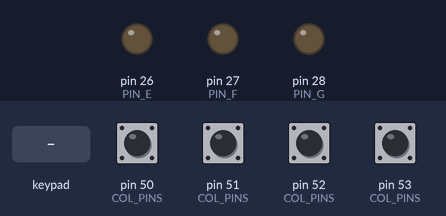
Bench run of a sketch on a simulated Arduino Mega 2560, built with avr-gcc and run on an emulated ATmega2560. On the bench: output pins drawn as LEDs (lit = HIGH). Wiring (inferred from the names in the program): 4×4 keypad with keys 1 2 3 A 4 5 6 B 7 8 9 C < 0 > D: rows pin 22, pin 23, pin 24, pin 25; columns pin 50, pin 51, pin 52, pin 53. The inputs (shaded band) are chosen by the test bench; at power-on: pin 50 (COL_PINS), pin 51 (COL_PINS), pin 52 (COL_PINS), pin 53 (COL_PINS) HIGH. Pins used as bus, display or sensor lines are not drawn.

Above: at 1.2 s.
1.3 s: pin 51 (COL_PINS) pulled LOW for 0.15 s
At 2.5 s:
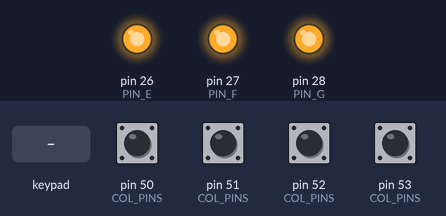
2.9 s: pin 50 (COL_PINS) pulled LOW for 0.15 s
At 3.7 s:
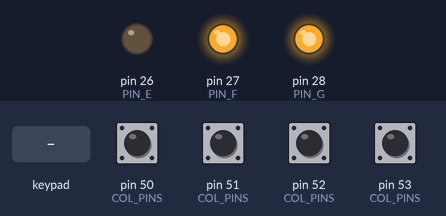
4.5 s: pin 53 (COL_PINS) pulled LOW for 0.15 s
At 5.0 s:
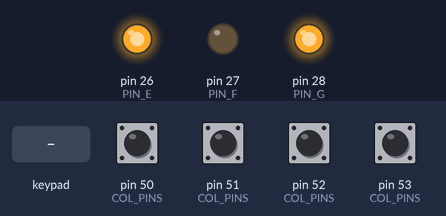
6.1 s: key 'A' pressed
At 7.3 s:
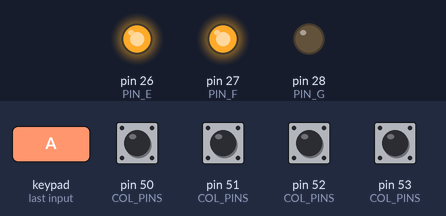
7.6 s: keypad keys 4 6 4 7 4 8 4 9 pressed 0.4 s apart
At 8.8 s:
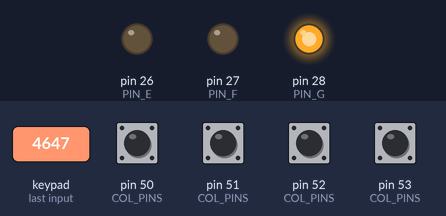
12.3 s: pin 51 (COL_PINS) pulled LOW for 1 s
At 13.3 s:
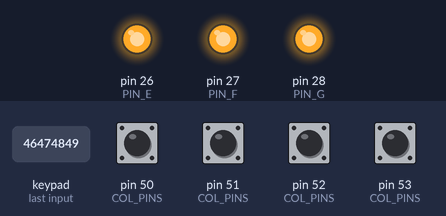
Timing chart, 0 to 15.3 s (numbered marks = the images above; inputs shaded):
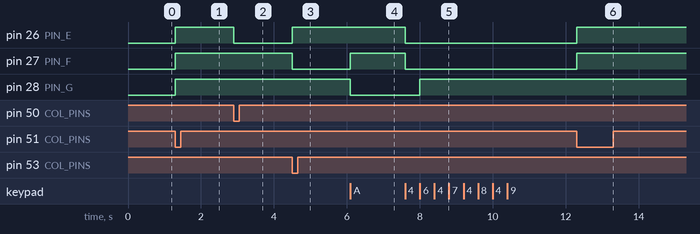

Measured:
- after the input at 1.3 s, pin 26 (PIN_E), pin 27 (PIN_F), pin 28 (PIN_G): LOW → HIGH at once
- after the input at 2.9 s, pin 26 (PIN_E): HIGH → LOW at once
- after the input at 4.5 s, pin 26 (PIN_E): LOW → HIGH at once; pin 27 (PIN_F): HIGH → LOW at once
- after the input at 6.1 s, pin 27 (PIN_F): LOW → HIGH at once; pin 28 (PIN_G): HIGH → LOW at once
- after the input at 7.6 s, pin 26 (PIN_E), pin 27 (PIN_F): HIGH → LOW at once; pin 28 (PIN_G): LOW → HIGH after 0.40 s
- after the input at 12.3 s, pin 26 (PIN_E), pin 27 (PIN_F): LOW → HIGH at once

The sketch:

3.1-teclado-display7S.ino
```cpp
#include <avr/io.h>
#include <avr/interrupt.h>
#include "dis7.h"
#include "keypad.h"

// Pines del display de 7 segmentos
const uint8_t PIN_A = 22;
const uint8_t PIN_B = 23;
const uint8_t PIN_C = 24;
const uint8_t PIN_D = 25;
const uint8_t PIN_E = 26;
const uint8_t PIN_F = 27;
const uint8_t PIN_G = 28;

// Pines del teclado
const byte ROW_PINS[4] = { 46, 47, 48, 49 };
const byte COL_PINS[4] = { 50, 51, 52, 53 };
const char KEYS[4][4] = {
  { '1', '2', '3', 'A' },
  { '4', '5', '6', 'B' },
  { '7', '8', '9', 'C' },
  { '<', '0', '>', 'D' }
};

Display7 display(PIN_A, PIN_B, PIN_C, PIN_D, PIN_E, PIN_F, PIN_G, true);
Keypad keypad(ROW_PINS, COL_PINS, KEYS);

volatile char pressedKey = '\0';

void setup() {
  display.init();
  keypad.init();
}

void loop() {
  char key = keypad.getKey();
  if (key != '\0') {
    pressedKey = key;
  }

  if (pressedKey != '\0') {
    showOnDisplay(pressedKey);
  }
}

void showOnDisplay(char key) {
  if (key >= '0' && key <= '9') {
    display.showNumber(key - '0');
  } else if (key >= 'A' && key <= 'F') {
    display.writeSegments(Display7::SEGMENT_PATTERNS[10 + (key - 'A')]);
  } else {
    display.clear();
  }
}

ISR(PCINT0_vect) {
  keypad.setKeyDetected(true);
}
```

dis7.cpp
```cpp
// dis7.cpp
#include "dis7.h"

const uint8_t Display7::SEGMENT_PATTERNS[16] = {
  0b00111111,  // 0
  0b00000110,  // 1
  0b01011011,  // 2
  0b01001111,  // 3
  0b01100110,  // 4
  0b01101101,  // 5
  0b01111101,  // 6
  0b00000111,  // 7
  0b01111111,  // 8
  0b01101111,  // 9
  0b01110111,  // A
  0b01111100,  // b
  0b00111001,  // C
  0b01011110,  // d
  0b01111001,  // E
  0b01110001,  // F
};

Display7::Display7(uint8_t pinA, uint8_t pinB, uint8_t pinC,
                   uint8_t pinD, uint8_t pinE, uint8_t pinF,
                   uint8_t pinG, bool isCommonCathode)
  : _pinA(pinA),
    _pinB(pinB),
    _pinC(pinC),
    _pinD(pinD),
    _pinE(pinE),
    _pinF(pinF),
    _pinG(pinG),
    _isCommonCathode(isCommonCathode) {
}

void Display7::init() {
  pinMode(_pinA, OUTPUT);
  pinMode(_pinB, OUTPUT);
  pinMode(_pinC, OUTPUT);
  pinMode(_pinD, OUTPUT);
  pinMode(_pinE, OUTPUT);
  pinMode(_pinF, OUTPUT);
  pinMode(_pinG, OUTPUT);
  clear();
}

void Display7::writeSegments(uint8_t pattern) {
  if (!_isCommonCathode) {
    pattern = ~pattern;
  }
  digitalWrite(_pinA, (pattern >> 0) & 0x01);
  digitalWrite(_pinB, (pattern >> 1) & 0x01);
  digitalWrite(_pinC, (pattern >> 2) & 0x01);
  digitalWrite(_pinD, (pattern >> 3) & 0x01);
  digitalWrite(_pinE, (pattern >> 4) & 0x01);
  digitalWrite(_pinF, (pattern >> 5) & 0x01);
  digitalWrite(_pinG, (pattern >> 6) & 0x01);
}

void Display7::showNumber(uint8_t number) {
  if (number > 9) {
    clear();
    return;
  }
  writeSegments(SEGMENT_PATTERNS[number]);
}

void Display7::clear() {
  writeSegments(_isCommonCathode ? 0x00 : 0xFF);
}

void Display7::test() {
  // Test individual segments
  for (uint8_t i = 0; i < 7; i++) {
    writeSegments(1 << i);
    delay(500);
  }
  // Test all numbers
  for (uint8_t i = 0; i <= 9; i++) {
    showNumber(i);
    delay(500);
  }

  clear();
}
```

dis7.h
```cpp
// dis7.h
#ifndef DISPLAY7_H
#define DISPLAY7_H

#include <Arduino.h>

class Display7 {
private:
  // Pines para cada segmento
  const uint8_t _pinA;
  const uint8_t _pinB;
  const uint8_t _pinC;
  const uint8_t _pinD;
  const uint8_t _pinE;
  const uint8_t _pinF;
  const uint8_t _pinG;
  const bool _isCommonCathode;

public:
  Display7(uint8_t pinA, uint8_t pinB, uint8_t pinC,
           uint8_t pinD, uint8_t pinE, uint8_t pinF,
           uint8_t pinG, bool isCommonCathode = true);

  // Patrones de bits para cada número (0-9)
  static const uint8_t SEGMENT_PATTERNS[16];
  // Método privado para actualizar los segmentos
  void writeSegments(uint8_t pattern);

  void init();
  void showNumber(uint8_t number);
  void clear();
  void test();
};

#endif
```

keypad.cpp
```cpp
// keypad.cpp
#include "keypad.h"

Keypad::Keypad(const byte* rowPins, const byte* colPins, const char (*keys)[4]) {
  _rowPins = rowPins;
  _colPins = colPins;
  _keys = keys;
  _keyDetected = false;
  _currentRow = 0;
}

void Keypad::init() {
  // Configurar filas como salidas
  for (byte i = 0; i < 4; i++) {
    pinMode(_rowPins[i], OUTPUT);
    digitalWrite(_rowPins[i], HIGH);
  }

  // Configurar columnas como entradas con pull-up
  for (byte i = 0; i < 4; i++) {
    pinMode(_colPins[i], INPUT_PULLUP);
  }

  // Configurar interrupciones PCINT0:3 para pines 50-53
  PCICR |= (1 << PCIE0);
  PCMSK0 |= (1 << PCINT0) | (1 << PCINT1) | (1 << PCINT2) | (1 << PCINT3);
}

char Keypad::getKey() {
  unsigned long currentTime = millis();

  // Verificar si el debounce permite procesar la tecla
  if ((currentTime - _lastDebounceTime) < DEBOUNCE_DELAY) {
    return '\0';  // Ignorar pulsaciones rápidas
  }

  digitalWrite(_rowPins[_currentRow], HIGH);
  _currentRow = (_currentRow + 1) % 4;
  digitalWrite(_rowPins[_currentRow], LOW);

  if (_keyDetected) {
    for (byte columna = 0; columna < 4; columna++) {
      if (digitalRead(_colPins[columna]) == LOW) {
        _keyDetected = false;
        _lastDebounceTime = currentTime;  // Actualizar tiempo de debounce
        return _keys[_currentRow][columna];
      }
    }
    _keyDetected = false;
  }

  delayMicroseconds(500);
  return '\0';
}
```

keypad.h
```cpp
// keypad.h
#ifndef KEYPAD_H
#define KEYPAD_H

#include <Arduino.h>

class Keypad {
private:
    // Evitar altas velocidades en milisegundos para interacción humano-máquina
    unsigned long _lastDebounceTime;
    static const unsigned long DEBOUNCE_DELAY = 200;

    const byte* _rowPins;
    const byte* _colPins;
    const char (*_keys)[4];
    volatile bool _keyDetected;
    volatile byte _currentRow;

public:
    Keypad(const byte* rowPins, const byte* colPins, const char (*keys)[4]);
    void init();
    char getKey();
    void setKeyDetected(bool detected) { _keyDetected = detected; }
    byte getCurrentRow() const { return _currentRow; }
    void setCurrentRow(byte row) { _currentRow = row; }
};

#endif
```
